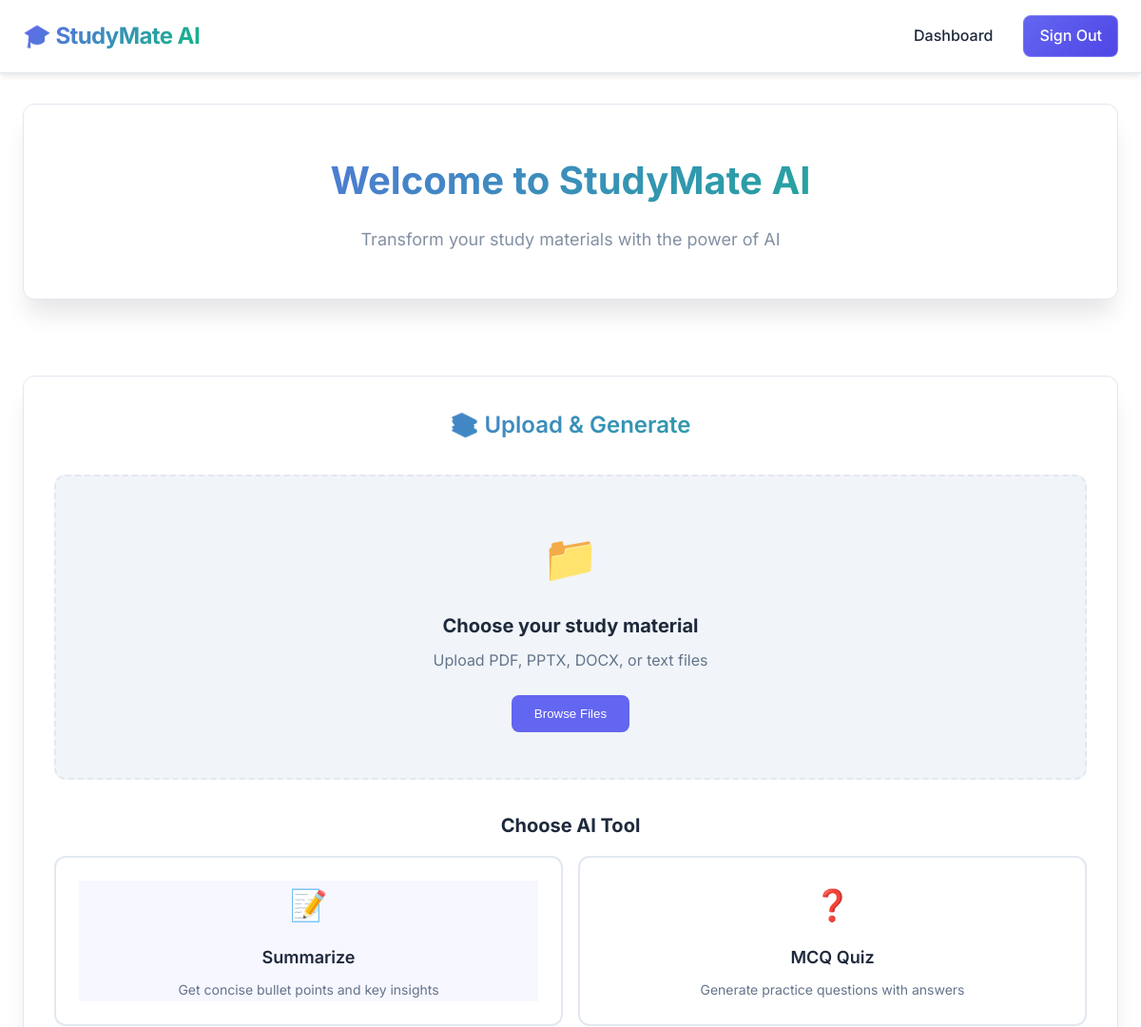
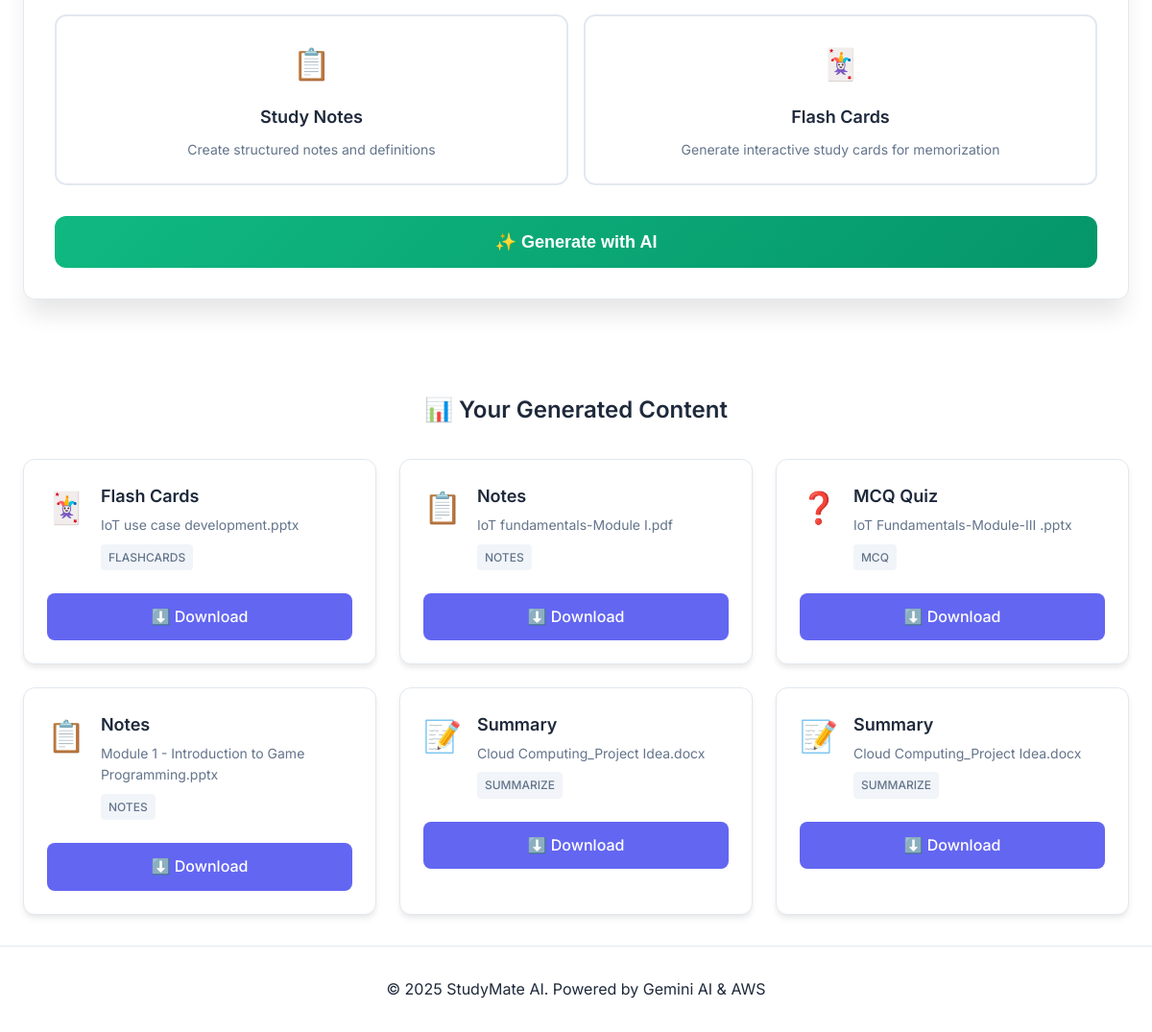
The app's page /dashboard (signed in) with its own data (2 pictures, top to bottom).
### tables this page shows
CREATE TABLE jobs(
        id INTEGER PRIMARY KEY AUTOINCREMENT,
        user_id INTEGER,
        title TEXT,
        s3_input_key TEXT,
        s3_output_key TEXT,
        kind TEXT
    );

### app.py (the view)
@app.route("/dashboard")
def dashboard():
    if "user_id" not in session:
        return redirect(url_for("signin"))
    db = get_db()
    items = db.execute(
        "SELECT id,title,kind,s3_output_key,s3_input_key FROM jobs WHERE user_id=? ORDER BY id DESC",
        (session["user_id"],)
    ).fetchall()
    items_with_filenames = []
    for item in items:
        original_filename = item[4].split('/')[-1] if item[4] else "Unknown File"
        items_with_filenames.append({
            'id': item[0],
            'title': item[1],
            'kind': item[2],
            's3_output_key': item[3],
            'original_filename': original_filename
        })
    return render_template("dashboard.html", title="Dashboard", items=items_with_filenames)

### app.py (called while the page is built)
def get_db():
    conn = sqlite3.connect("studymate.db")
    conn.execute("""CREATE TABLE IF NOT EXISTS users(
        id INTEGER PRIMARY KEY AUTOINCREMENT,
        email TEXT UNIQUE,
        password_hash TEXT
    )""")
    conn.execute("""CREATE TABLE IF NOT EXISTS jobs(
        id INTEGER PRIMARY KEY AUTOINCREMENT,
        user_id INTEGER,
        title TEXT,
        s3_input_key TEXT,
        s3_output_key TEXT,
        kind TEXT
    )""")
    return conn

### templates/dashboard.html (shortened to what this page needs)
{% extends "base.html" %}
{% block content %}
<div class="dashboard-container">
    <div class="dashboard-header">
        <h1>Welcome to StudyMate AI</h1>
        <p>Transform your study materials with the power of AI</p>
    </div>
    <div class="upload-section">
        <div class="upload-card">
            <h2>📚 Upload & Generate</h2>
            <form method="post" action="{{ url_for('upload') }}" enctype="multipart/form-data" class="upload-form">
                <div class="file-upload-area" id="fileUploadArea">
                    <div class="upload-icon">📁</div>
                    <div class="upload-text">
                        <h3>Choose your study material</h3>
                        <p>Upload PDF, PPTX, DOCX, or text files</p>
                    </div>
                    <button type="button" class="browse-btn">Browse Files</button>
                </div>
                <div class="tool-selection">
                    <h3>Choose AI Tool</h3>
                    <div class="tool-grid">
                        <label class="tool-card">
                            <div class="tool-content">
                                <div class="tool-icon">📝</div>
                                <h4>Summarize</h4>
                                <p>Get concise bullet points and key insights</p>
                            </div>
                        </label>
                        <label class="tool-card">
                            <div class="tool-content">
                                <div class="tool-icon">❓</div>
                                <h4>MCQ Quiz</h4>
                                <p>Generate practice questions with answers</p>
                            </div>
                        </label>
                        <label class="tool-card">
                            <div class="tool-content">
                                <div class="tool-icon">📋</div>
                                <h4>Study Notes</h4>
                                <p>Create structured notes and definitions</p>
                            </div>
                        </label>
                        <label class="tool-card">
                            <div class="tool-content">
                                <div class="tool-icon">🃏</div>
                                <h4>Flash Cards</h4>
                                <p>Generate interactive study cards for memorization</p>
                            </div>
                        </label>
                    </div>
                </div>
                <button type="submit" class="btn-generate">
                    <span>✨ Generate with AI</span>
                </button>
            </form>
        </div>
    </div>
    <div class="outputs-section">
        <h2>📊 Your Generated Content</h2>
        {% if items %}
            <div class="outputs-grid">
                {% for item in items %}
                <div class="output-card">
                    <div class="output-header">
                        <div class="output-icon">
                            {% if item.kind == 'summarize' %}📝
                            {% elif item.kind == 'mcq' %}❓
                            {% elif item.kind == 'flashcards' %}🃏
                            {% else %}📋
                            {% endif %}
                        </div>
                        <div class="output-info">
                            <h4>{{ item.title }}</h4>
                            <div class="output-filename">{{ item.original_filename }}</div>
                            <span class="output-type">{{ item.kind.title() }}</span>
                        </div>
                    </div>
                    <a href="{{ url_for('download', job_id=item.id) }}" class="btn-download">
                        <span>⬇️ Download</span>
                    </a>
                </div>
                {% endfor %}
            </div>
        {% else %}
            <div class="empty-state">
                <div class="empty-icon">📭</div>
                <h3>No content yet</h3>
                <p>Upload a file above to generate your first AI-powered study material!</p>
            </div>
        {% endif %}
    </div>
</div>
{% endblock %}

### templates/base.html (shortened to what this page needs)
<!DOCTYPE html>
<html lang="en">
<head>
</head>
<body>
    <header class="navbar">
        <div class="nav-container">
            <div class="nav-brand">
                <h2>🎓 StudyMate AI</h2>
            </div>
            {% if session.get('user_id') %}
            <nav class="nav-menu">
                <a href="{{ url_for('dashboard') }}" class="nav-link">Dashboard</a>
                <a href="{{ url_for('signout') }}" class="nav-link nav-logout">Sign Out</a>
            </nav>
            {% endif %}
        </div>
    </header>
    <main class="main-content">
        {% block content %}{% endblock %}
    </main>
    <footer class="footer">
        <p>&copy; 2025 StudyMate AI. Powered by Gemini AI & AWS</p>
    </footer>
</body>
</html>

### records on screen
jobs: title "Flash Cards", original_filename "IoT use case development.pptx", kind "FLASHCARDS"
jobs: title "Notes", original_filename "IoT fundamentals-Module I.pdf", kind "NOTES"
jobs: title "MCQ Quiz", original_filename "IoT Fundamentals-Module-III .pptx", kind "MCQ"
jobs: title "Notes", original_filename "Module 1 - Introduction to Game Programming.pptx", kind "NOTES"
jobs: title "Summary", original_filename "Cloud Computing_Project Idea.docx", kind "SUMMARIZE"
jobs: title "Summary", original_filename "Cloud Computing_Project Idea.docx", kind "SUMMARIZE"
